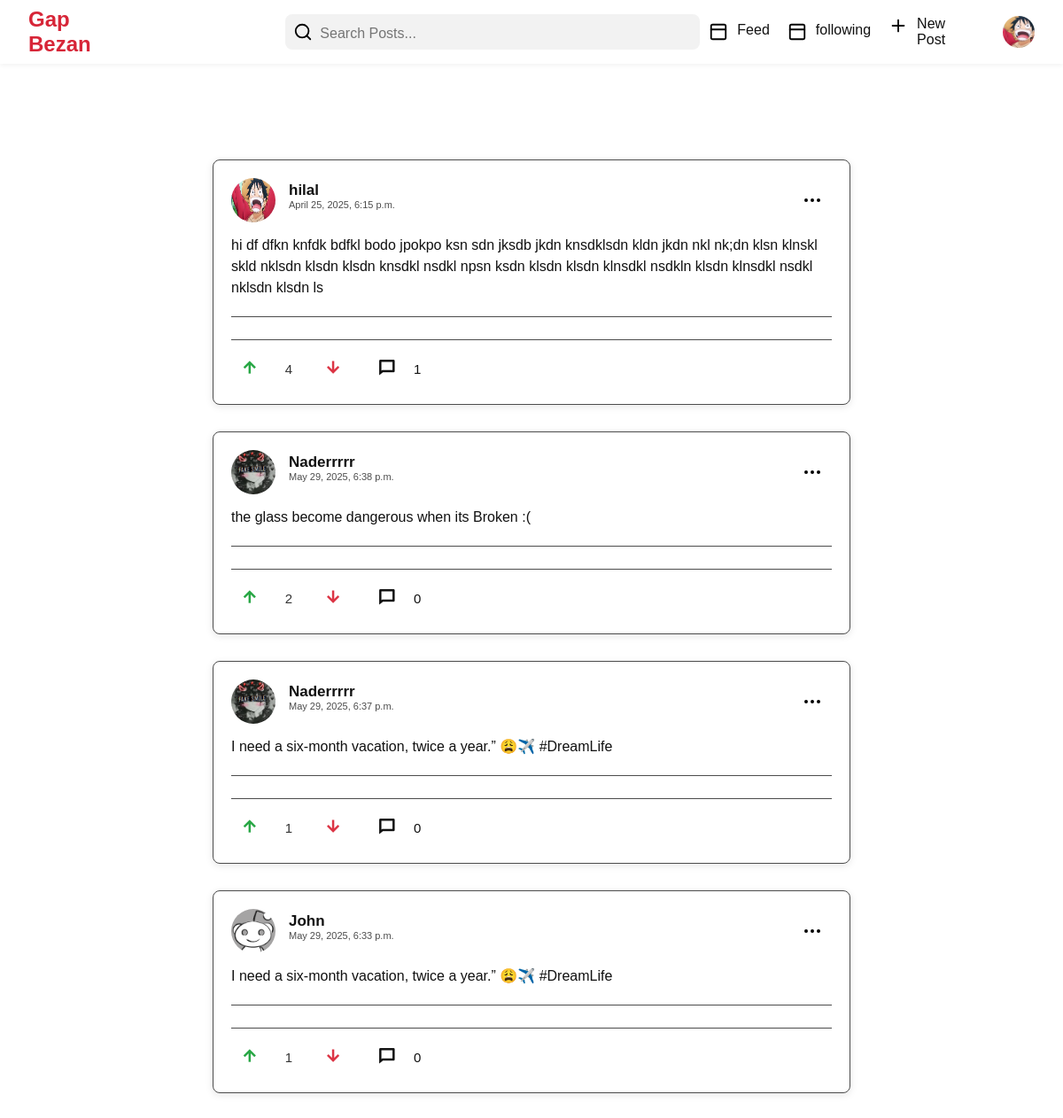
Page /most-trending/ (signed in) on the committed database.
### app/models.py (models this page shows, shortened)
class Profile(models.Model):
    GENDER_CHOICES = [
        ('male', 'Male'),
        ('female', 'Female'),
        ('other', 'Other'),
    ]
    user = models.ForeignKey(User, on_delete=models.CASCADE, max_length=20)
    id_user = models.IntegerField()
    bio = models.TextField(max_length=200, blank=True)
    profileimg = models.ImageField(upload_to='profile_images', default=random_profile_pic)
    location = models.CharField(max_length=100, blank=True)
    gender = models.CharField(max_length=10, choices=GENDER_CHOICES, blank=True)

class Post(models.Model):
    id = models.UUIDField(primary_key=True, default=uuid.uuid4)
    image = models.ImageField(upload_to='post_images')
    user = models.CharField(max_length=100)
    caption = models.TextField()
    crated_at = models.DateTimeField(default=datetime.now)
    no_of_like = models.IntegerField(default=0)

class Comment(models.Model):
    post = models.ForeignKey(Post, on_delete=models.CASCADE, related_name='comments')
    user = models.ForeignKey(User, on_delete=models.CASCADE)
    content = models.TextField()
    created_at = models.DateTimeField(default=datetime.now)

### app/views.py (the view)
# urls.py: path('most-trending/', views.most_trending, name='most_trending'),
@login_required
def most_trending(request):
    user_object = User.objects.get(username=request.user.username)
    user_profile = Profile.objects.get(user=user_object)
    posts = Post.objects.all().order_by('-no_of_like', '-crated_at')[0:4]
    posts_with_profiles = []
    for post in posts:
        post_user_profile = Profile.objects.get(user__username=post.user)
        posts_with_profiles.append({
            'post': post,
            'profile_image': post_user_profile.profileimg
        })
    return render(request, 'app/most_trending.html', {'user_profile': user_profile, 'posts_with_profiles': posts_with_profiles})

### app/templates/app/most_trending.html (shortened to what this page needs)
{% extends 'app/base.html' %}
{% load static %}
{% block content %}
<div class="container">
    <div class="feed-container">
        {% for post_data in posts_with_profiles %}
        <div class="feed-card">
            <div class="user-detail">
                <div class="user-part">
                    <a href="{% url 'profile' post_data.post.user %}" class="user-img">
                        <img src="{{ post_data.profile_image.url }}" alt="">
                    </a>
                    <div class="user-info">
                        <h2 class="username">{{ post_data.post.user }}</h2>
                        <p class="post-time">{{ post_data.post.crated_at|date:"F j, Y, g:i a" }}</p>
                    </div>
                </div>
                <div class="report-menu">
                    <img class="report-icon" src="{% static 'images/ellipsis.svg' %}" alt="">
                </div>
            </div>
            <div class="user-text">
                <p class="user-text-paragraph post-text">
                    {{ post_data.post.caption }}
                </p>
            </div>
            <div class="user-feedback" style="justify-content: space-around; border-top: 1px solid var(--accent-color-3); padding-top: 15px;">
                <div class="user-feedback">
                    <div class="post-engage">
                        <div class="post-engage">
                            <form method="post" action="{% url 'like-post' %}" class="vote-form">
                                <button type="submit" name="post_id" value="{{ post_data.post.id }}" class="upvote-btn">
                                    <i class="ri-arrow-up-line"></i>
                                </button>
                                <p class="post-like-num">{{ post_data.post.no_of_like }}</p>
                                <button type="submit" name="post_id" value="{{ post_data.post.id }}" class="downvote-btn">
                                    <i class="ri-arrow-down-line"></i>
                                </button>
                            </form>
                        </div>
                    </div>
                    <div class="post-engage post-comment">
                        <i class="ri-chat-4-line comment-icon"></i>
                        <p class="post-comment-num">{{ post_data.post.comments.all|length }}</p>
                    </div>
                </div>
            </div>
        </div>
        {% endfor %}
    </div>
</div>
{% endblock %}

### app/templates/app/base.html (shortened to what this page needs)
<!DOCTYPE html>
<html lang="en">
<head>
    {% load static %}
    <link rel="stylesheet" href="{% static 'css/style.css' %}">
    <link rel="stylesheet" href="{% static 'css/pages.css' %}">
    <link rel="stylesheet" href="{% static 'css/profile.css' %}">
    <link
    href="https://cdn.jsdelivr.net/npm/remixicon@4.5.0/fonts/remixicon.css"
    rel="stylesheet"
/>
</head>
<body>
    <header class="navbar">
        <div class="navbar__left">
            <a href="{% url "home" %}" class="logo">Gap Bezan</a>
        </div>
        <form method="get" action="{% url 'search' %}">
            <div class="search-box">
              <img src="{% static 'images/search.svg' %}" alt="Search" />
              <input type="text" name="searcho" placeholder="Search Posts..." />
            </div>
        </form>
        <div class="navbar__right">
            <a href="{% url "home" %}" class="nav-item">
                <img src="{% static 'images/panel-top.svg' %}" alt="Feed" />
                <span>Feed</span>
            </a>
            <a href="{% url "following" %}" class="nav-item">
                <img src="{% static 'images/panel-top.svg' %}" alt="Feed" />
                <span>following</span>
            </a>
            <a href="{% url "create" %}" class="nav-item">
                <img src="{% static 'images/plus.svg' %}" alt="New Post" />
                <span>New Post</span>
            </a>
            <div class="profile-menu">
                <img class="profile-menu-pic" src="{{user_profile.profileimg.url}}" alt="Profile" />
            </div>
        </div>
    </header>
    {% block content %}{% endblock %}
</body>
</html>

### app/static/css/pages.css (style rules this page uses)
* { margin: 0; padding: 0; box-sizing: border-box; transition: all 0.3s; }
:root { --light-mode-bg: #ffffff; --text-main-color: #111111; --accent-color-1: #D72638; --accent-color-2: #F2F2F2; --accent-color-3: #4C4C4C; --font-size-body: 16px; --font-size-user-name: 17px; --font-size-subtitle: 11px; --font-size-page-title: 24px; --font-size-button: 15px; --radius-8: 8px; }
body { background-color: var(--light-mode-bg); font-family: "Vazirmatn", sans-serif; color: var(--text-main-color); display: flex; flex-direction: column; align-items: center; }

### rows in the picture
Profile: profileimg (picture)
Post: shows a picture, post.user "hilal", post.crated_at "April 25, 2025, 6:15 p.m.", post.caption "hi df dfkn knfdk bdfkl bodo jpokpo ksn sdn jksdb jkdn knsdklsdn kldn jkdn nkl nk;dn klsn klnskl skld nklsdn klsdn klsdn knsdkl nsdkl npsn ksdn klsdn klsdn klnsdkl nsdkln klsdn klnsdkl nsdkl nklsdn klsdn ls", post.no_of_like "4", post.comments.all|length "1"
Post: post.user "Naderrrrr", post.crated_at "May 29, 2025, 6:38 p.m.", post.caption "the glass become dangerous when its Broken :(", post.no_of_like "2", post.comments.all|length "0"
Post: post.user "Naderrrrr", post.crated_at "May 29, 2025, 6:37 p.m.", post.caption "I need a six-month vacation, twice a year.” 😩✈️ #DreamLife", post.no_of_like "1", post.comments.all|length "0"
Post: shows a picture, post.user "John", post.crated_at "May 29, 2025, 6:33 p.m.", post.caption "I need a six-month vacation, twice a year.” 😩✈️ #DreamLife", post.no_of_like "1", post.comments.all|length "0"
